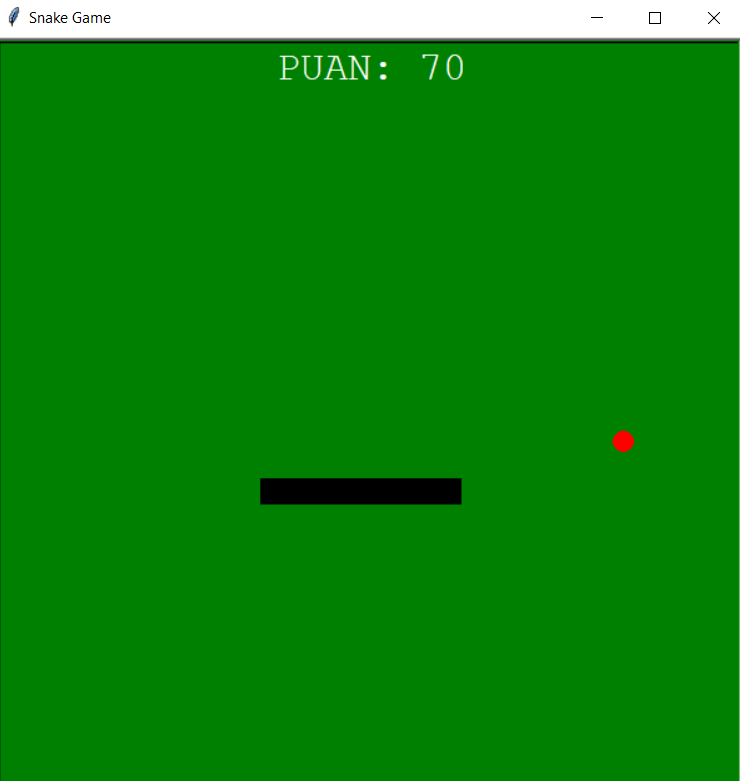

Recreate this plot in Python.
import random
from tkinter import X
import turtle
import time

hiz=0.15

pencere= turtle.Screen()
pencere.title("Snake Game")
pencere.bgcolor("green")
pencere.setup(width=600, height=600)
pencere.tracer(0)#Pencerremizin güncellenmesine engel oluyoruz çünkü update komutuyla penceremizi güncelleyeceğiz

#Yılanın kafasını oluşturalım
#Turtle dan bir nesne oluşturuyoruz
kafa = turtle.Turtle()
kafa.speed(0)
kafa.shape("square")
kafa.color("black")
kafa.penup()#kafa hareket ederken herhangi bir yazı yazmaması için
kafa.goto(0, 100)
kafa.direction ='stop'

#yemek ekliyoruz
yemek = turtle.Turtle()
yemek.speed(0)
yemek.shape("circle")
yemek.color("red")
yemek.penup()#kafa hareket ederken herhangi bir yazı yazmaması için
yemek.goto(0, 0)
yemek.shapesize(0.80, 0.80)

#Kuyruk ekleme yemek yiyince
kuyruklar=[]

#Puan sistemi
puan=0
yaz = turtle.Turtle()
yaz.speed(0)
yaz.shape("square")
yaz.color("white")
yaz.penup()
yaz.goto(0, 260)
yaz.hideturtle()#herhangi bir şekli olmaması için, şekil kapandı
yaz.write("PUAN: {}".format(puan), align="center", font=("Courier", 24, "normal"))

def move():
    if kafa.direction == "up":
        y=kafa.ycor()
        kafa.sety(y+20)
    if kafa.direction == "down":
        y=kafa.ycor()
        kafa.sety(y-20)
    if kafa.direction == "right":
        x=kafa.xcor()
        kafa.setx(x+20)
    if kafa.direction == "left":
        x=kafa.xcor()
        kafa.setx(x-20)

def goUp():
    if kafa.direction != "down":
        kafa.direction = "up"
def goDown():
    if kafa.direction != "up":
        kafa.direction = "down"
def goRight():
    if kafa.direction != "left":
        kafa.direction ="right"
def goLeft():
    if kafa.direction != "right":
        kafa.direction = "left"


#kalvye kontrolü
pencere.listen()
pencere.onkey(goUp, "Up")
pencere.onkey(goDown, "Down")
pencere.onkey(goRight, "Right")
pencere.onkey(goLeft, "Left")


while True:
    pencere.update()
    #Pencereye çarpınca oyunu sıfırlama
    if kafa.xcor()>300 or kafa.ycor()>300 or kafa.ycor()<-300 or kafa.xcor()<-300 :
        time.sleep(1)
        kafa.goto(0,0)
        kafa.direction= "stop"

        for kuyruk in kuyruklar:
            kuyruk.goto(1000, 1000)
        
        kuyruklar=[]
        puan= 0
        yaz.clear()
        yaz.write("PUAN: {}".format(puan), align="center", font=("Courier", 24, "normal"))
        hiz=0.15

    #Rasgele olarak yemğin değişmesi
    if kafa.distance(yemek)< 20:
        x=random.randint(-250, 250)
        y=random.randint(-250, 250)
        yemek.goto(x, y)

        puan +=10
        yaz.clear()
        yaz.write("PUAN: {}".format(puan), align="center", font=("Courier", 24, "normal"))
        #her yemek yediğimizde hızımızı düşürüyoruz
        hiz= hiz-0.001

        yeniKuyruk= turtle.Turtle()
        yeniKuyruk.speed(0)
        yeniKuyruk.shape("square")
        yeniKuyruk.color("black")
        yeniKuyruk.penup()
        kuyruklar.append(yeniKuyruk)

    for i in range (len(kuyruklar) -1, 0, -1):
            x=kuyruklar[i-1].xcor()
            y=kuyruklar[i-1].ycor()
            kuyruklar[i].goto(x,y)


    if len(kuyruklar)>0:
            x=kafa.xcor()
            y=kafa.ycor()
            kuyruklar[0].goto(x, y)

    move()
    time.sleep(hiz)
        
